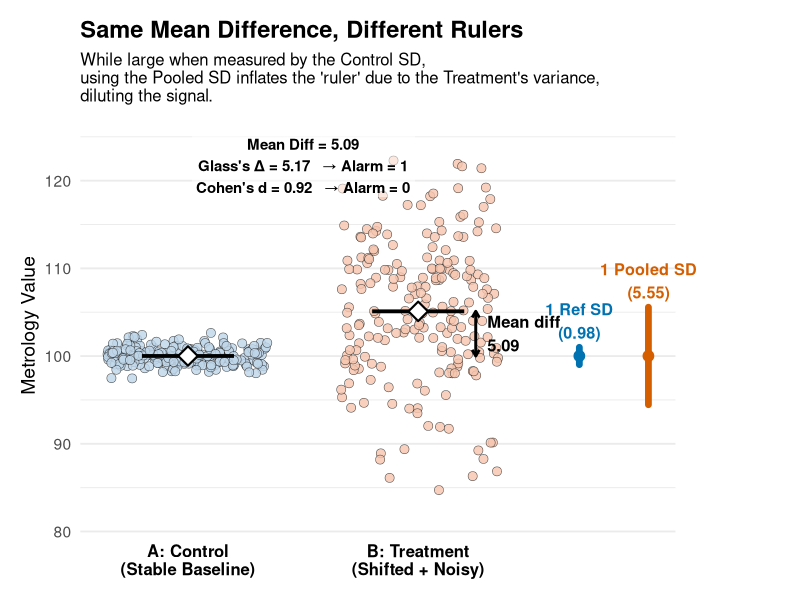

Write R code to recreate this figure.
#| echo: true
#| code-fold: true
#| code-summary: "👀 Updated Simulation & Plotting Code (투명 박스 적용)"
#| warning: false
#| message: false

library(data.table)
library(ggplot2)
library(grid)

# ==============================================================================
# 1. Data Generation
# ==============================================================================
set.seed(2026)
n <- 200L

dt <- rbindlist(list(
  data.table(Group = "A: Control (Stable Baseline)", Value = rnorm(n, mean = 100, sd = 1)),
  data.table(Group = "B: Treatment (Shifted + Noisy)", Value = rnorm(n, mean = 105, sd = 8))
))

group_levels <- c("A: Control (Stable Baseline)", "B: Treatment (Shifted + Noisy)")
dt[, Group := factor(Group, levels = group_levels)]
dt[, x := fifelse(Group == group_levels[1], 1, 2)]

# ==============================================================================
# 2. Statistics
# ==============================================================================
stats <- dt[, .(
  n = .N,
  Mean = mean(Value),
  SD_Own = sd(Value)
), by = .(Group, x)]

mean_A <- stats[Group == group_levels[1], Mean]
mean_B <- stats[Group == group_levels[2], Mean]

sd_ref <- stats[Group == group_levels[1], SD_Own]
sd_pooled <- with(stats, sqrt(sum((n - 1) * SD_Own^2) / sum(n - 1)))

mean_diff <- mean_B - mean_A
glass_val <- mean_diff / sd_ref
cohen_val <- mean_diff / sd_pooled

flag_glass <- as.integer(glass_val >= 1)
flag_cohen <- as.integer(cohen_val >= 1)

# ==============================================================================
# 3. Ruler data 
# ==============================================================================
ruler_dt <- data.table(
  type   = c("1 Ref SD", "1 Pooled SD"),
  x      = c(2.70, 3.00), 
  center = mean_A,
  ymin   = c(mean_A - sd_ref,    mean_A - sd_pooled),
  ymax   = c(mean_A + sd_ref,    mean_A + sd_pooled),
  col    = c("#0072B2", "#D55E00")
)

y_min <- min(dt$Value) - 3
y_max <- max(dt$Value) + 3

label_txt <- paste0(
  "Mean Diff = ", round(mean_diff, 2), "\n",
  "Glass's \u0394 = ", round(glass_val, 2), "   \u2192 Alarm = ", flag_glass, "\n",
  "Cohen's d = ", round(cohen_val, 2), "   \u2192 Alarm = ", flag_cohen
)

# ==============================================================================
# 4. Plot
# ==============================================================================
ggplot(dt, aes(x = x, y = Value)) +
  
  geom_point(
    aes(fill = Group),
    position = position_jitter(width = 0.35, height = 0, seed = 2026),
    shape = 21, size = 2.9, stroke = 0.28,
    color = "grey15", alpha = 0.82
  ) +
  
  geom_segment(
    data = stats,
    aes(x = x - 0.20, xend = x + 0.20, y = Mean, yend = Mean),
    inherit.aes = FALSE,
    linewidth = 1.3, color = "black"
  ) +
  
  geom_point(
    data = stats,
    aes(x = x, y = Mean),
    inherit.aes = FALSE,
    shape = 23, size = 4.5,
    fill = "white", color = "black", stroke = 1.1
  ) +
  
  annotate(
    "segment",
    x = 2.25, xend = 2.25,
    y = mean_A, yend = mean_B,
    arrow = arrow(length = unit(0.18, "cm"), ends = "both"),
    linewidth = 1.0, color = "black"
  ) +
  annotate(
    "text",
    x = 2.30, y = (mean_A + mean_B) / 2,
    label = paste0("Mean diff\n", round(mean_diff, 2)),
    hjust = 0, size = 4.2, fontface = "bold"
  ) +
  
  geom_linerange(
    data = ruler_dt,
    aes(x = x, ymin = ymin, ymax = ymax, color = type),
    inherit.aes = FALSE,
    linewidth = 2.3, lineend = "round"
  ) +
  geom_point(
    data = ruler_dt,
    aes(x = x, y = center, color = type),
    inherit.aes = FALSE,
    size = 3.3
  ) +
  
  # === 포인트 3: 글자 위아래 조절 ===
  # + 2.5 라는 숫자를 조절해보세요.
  annotate(
    "text",
    x = 2.7, y = mean_A + sd_ref + 3, 
    label = paste0("1 Ref SD\n(", round(sd_ref, 2), ")"),
    color = "#0072B2", fontface = "bold", size = 4.1
  ) +
  annotate(
    "text",
    x = 3.00, y = mean_A + sd_pooled + 3,
    label = paste0("1 Pooled SD\n(", round(sd_pooled, 2), ")"),
    color = "#D55E00", fontface = "bold", size = 4.1
  ) +
  
  # === 포인트 2: 투명 배경 & 글자 크기 ===
  # fill = NA (배경 투명), label.size = 0 (테두리 삭제)
  annotate(
    "label",
    x = 1.5, y = y_max,
    label = label_txt,
    size = 3.8, fontface = "bold",
    fill = alpha("white", 0.5),  # 흰색 배경에 50% 투명도 적용
    color = "black",
    label.size = 0, 
    vjust = 1
  ) +
  
  scale_fill_manual(values = c(
    "A: Control (Stable Baseline)" = "#BFD7EA",
    "B: Treatment (Shifted + Noisy)" = "#F6C5AF"
  )) +
  scale_color_manual(values = c(
    "1 Ref SD"    = "#0072B2",
    "1 Pooled SD" = "#D55E00"
  )) +
  scale_x_continuous(
    breaks = c(1, 2),
    labels = c("A: Control\n(Stable Baseline)", "B: Treatment\n(Shifted + Noisy)")
  ) +
  
  # === 포인트 1: 오른쪽 텅 빈 공간(여백) 조절 ===
  # xlim의 끝값(3.95)을 조절해보세요.
  coord_cartesian(
    xlim = c(0.65, 3.00), 
    ylim = c(y_min, y_max),
    clip = "off"
  ) +
  labs(
    title = "Same Mean Difference, Different Rulers",
    subtitle = "While large when measured by the Control SD,\nusing the Pooled SD inflates the 'ruler' due to the Treatment's variance,\ndiluting the signal.",
    x = NULL,
    y = "Metrology Value"
  ) +
  theme_minimal(base_size = 14) +
  theme(
    legend.position = "none",
    panel.grid.major.x = element_blank(),
    panel.grid.minor.x = element_blank(),
    axis.text.x = element_text(face = "bold", size = 12, color = "black"),
    plot.title = element_text(face = "bold", size = 17),
    plot.subtitle = element_text(size = 12),
    # plot.margin의 두 번째 숫자(90)를 조절해보세요.
    plot.margin = margin(15, 90, 15, 15)
  )
